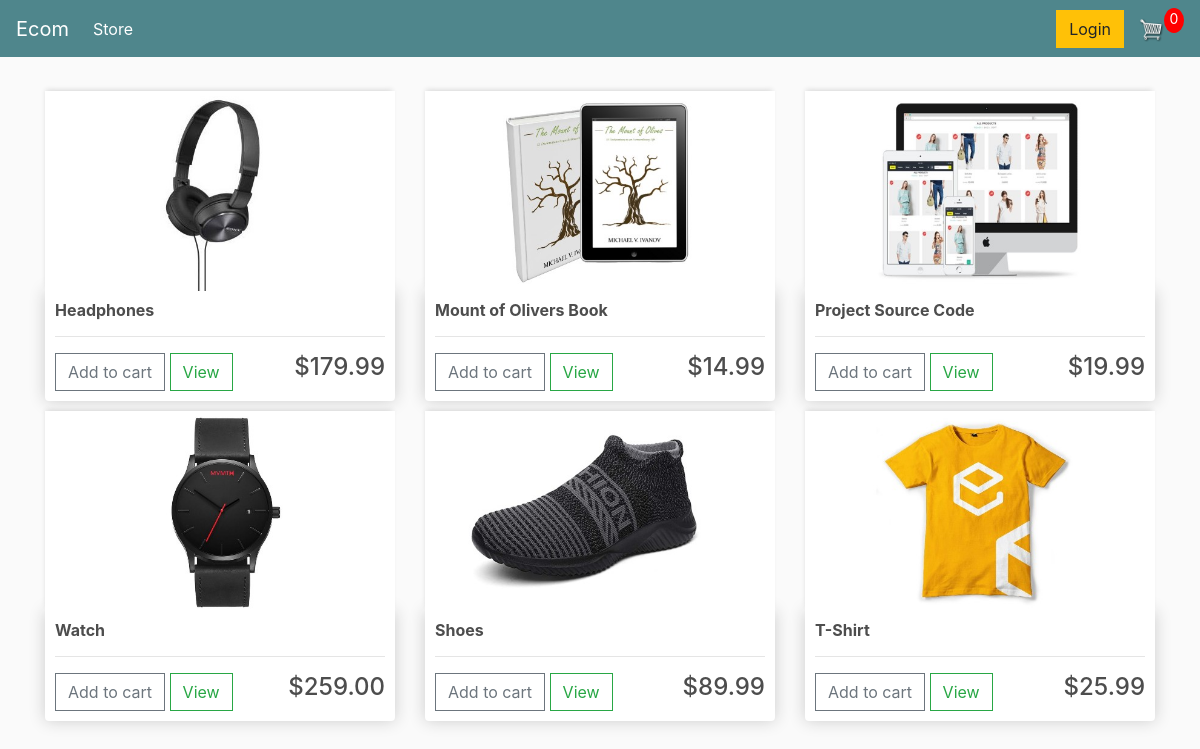
The app's page / (signed in) with its own data.
### store/models.py (models this page shows, shortened)
class Product(models.Model):
    name = models.CharField(max_length=200)
    price = models.DecimalField(decimal_places=2, max_digits=7)
    digital = models.BooleanField(default=False, null=True, blank=True)
    image = models.ImageField(null=True, blank=True)
    @property
    def image_url(self):
        try:
            url = self.image.url
        except (TypeError, AttributeError, ValueError) as e:
            url = '/images/placeholder.png'
        return url

### store/views.py (the view)
# urls.py: path('', include('store.urls'))
def store(request):
    data = cart_data(request)
    products = Product.objects.all()
    context = {
        'products': products,
        'cart_items': data['cart_items']
    }
    return render(request, 'store/store.html', context)

### store/models.py (called while the page is built)
    @property
    def get_cart_items(self):
        orderitems = self.orderitem_set.all()
        total_items = sum([item.quantity for item in orderitems])
        return total_items

### store/utils.py (called while the page is built)
def cart_data(request):
    if request.user.is_authenticated:
        customer = request.user.customer
        order, created = Order.objects.get_or_create(customer=customer, complete=False)
        items = order.orderitem_set.all()
        cart_items = order.get_cart_items
    else:
        cookie_data = cookie_cart(request)
        items = cookie_data['items']
        cart_items = cookie_data['cart_items']
        order = cookie_data['order']
    return {'cart_items': cart_items, 'order': order, 'items': items}

### store/templates/store/store.html
{% extends 'store/main.html' %}
{% load static %}
{% block content %}
    <div class="row">
        {% for product in products %}
            <div class="col-lg-4">
                <img class="thumbnail" src="{{ product.image_url }}" alt="">
                <div class="box-element product">
                    <h6><strong>{{ product.name }}</strong></h6>
                    <hr>
                    <button data-product="{{ product.id }}" data-action="add" class="btn btn-outline-secondary add-btn update-cart">Add to cart</button>
                    <a href="#" class="btn btn-outline-success">View</a>
                    <h4 style="display: inline-block; float: right">${{ product.price|floatformat:2}}</h4>
                </div>
            </div>
        {% endfor %}
    </div>
{% endblock %}

### store/templates/store/main.html (shortened to what this page needs)
<!DOCTYPE html>
{% load static %}
<html lang="en">
<head>
    <link rel="stylesheet" href="https://stackpath.bootstrapcdn.com/bootstrap/4.5.0/css/bootstrap.min.css"
>
    <link rel="stylesheet" href="{% static '/css/main.css' %}">
</head>
<body>
<nav class="navbar navbar-expand-lg navbar-dark bg-dark">
    <a class="navbar-brand" href="{% url 'store' %}">Ecom</a>
    <div class="collapse navbar-collapse" id="navbarSupportedContent">
        <ul class="navbar-nav mr-auto">
            <li class="nav-item active">
                <a class="nav-link" href="{% url 'store' %}">Store <span class="sr-only">(current)</span></a>
            </li>
        </ul>
        <form class="form-inline my-2 my-lg-0">
            <a href="#" class="btn btn-warning">Login</a>
            <a href="{% url 'cart' %}">
                <img id="cart-icon" src="{% static 'images/cart.png' %}" alt="">
            </a>
            <p id="cart-total">0</p>
        </form>
    </div>
</nav>
<div class="container">
    <br>
    {% block content %}
    {% endblock content %}
</div>
</body>
</html>

### static/css/main.css (style rules this page uses)
body { background-color: hsl(0, 0%, 98%); }
h1,h2,h3,h4,h5,h6 { color:hsl(0, 0%, 30%); }
.box-element { box-shadow:hsl(0, 0%, 80%) 0 0 16px; background-color: #fff; border-radius: 4px; padding: 10px; }
.thumbnail { width: 100%; height: 200px; -webkit-box-shadow: -1px -3px 5px -2px rgba(214,214,214,1); -moz-box-shadow: -1px -3px 5px -2px rgba(214,214,214,1); box-shadow: -1px -3px 5px -2px rgba(214,214,214,1); }
.product { border-radius: 0 0 4px 4px; }
.bg-dark { background-color: #4f868c !important; }
#cart-icon { width:25px; display: inline-block; margin-left: 15px; }
#cart-total { display: block; text-align: center; color:#fff; background-color: red; width: 20px; height: 25px; border-radius: 50%; font-size: 14px; }
.col-lg-4, .col-lg-6, .col-lg-8, .col-lg-12 { margin-top: 10px; }
.btn { border-radius: 0; }

### records on screen
Product: image_url (picture), name "Headphones", price "179.99"
Product: image_url (picture), name "Mount of Olivers Book", price "14.99"
Product: image_url (picture), name "Project Source Code", price "19.99"
Product: image_url (picture), name "Watch", price "259.00"
Product: image_url (picture), name "Shoes", price "89.99"
Product: image_url (picture), name "T-Shirt", price "25.99"
